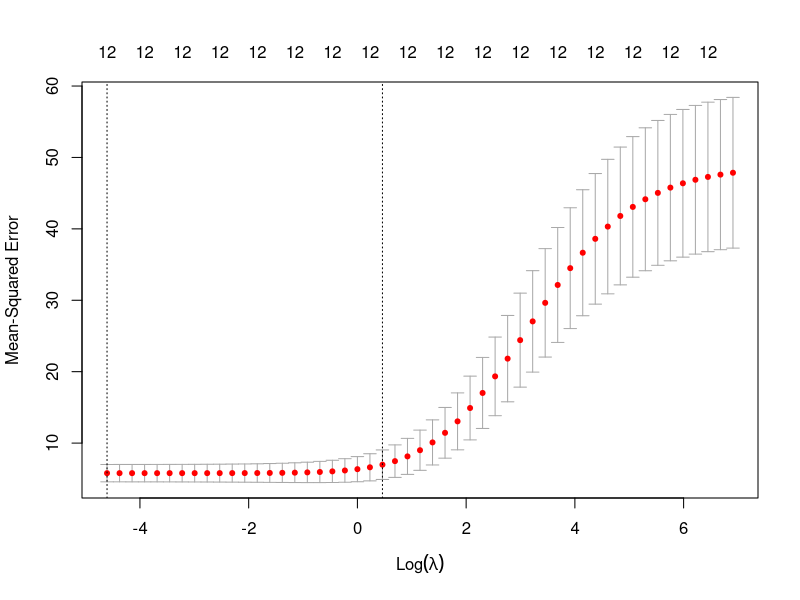
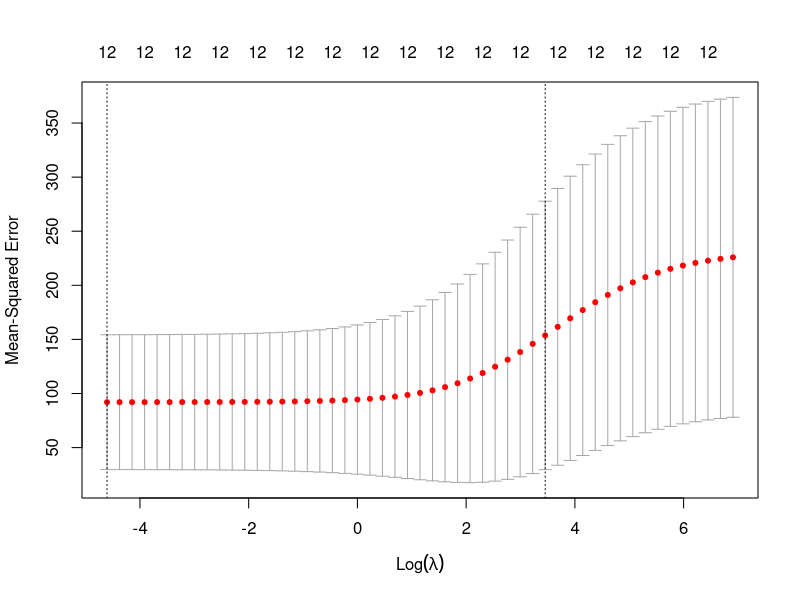

Write the R code that produced these figures, in order. (Note: this script raises an error after producing the figures.)
#################################
# Simple ridge regression as done in
# https://drsimonj.svbtle.com/ridge-regression-with-glmnet
################################

library(tidyverse)
library(broom)
library(glmnet)

# load dataset
train.dat <- read.csv(file = "./data/train.csv")
test.dat <- read.csv(file = "./data/test.csv")

# split training datset in half
set.seed(555)
samp.id <- sample(nrow(train.dat), nrow(train.dat)/2)
ttrain.dat <- train.dat[samp.id,] 
ttest.dat <- train.dat[-samp.id,]

Y <- ttrain.dat$Y
X <- model.matrix(Y ~ ., data = ttrain.dat[,-1])
lambdas <- 10^seq(3, -2, by = -.1)

# test model
m.1 <- glmnet(X, Y, alpha = 0, lambda = lambdas)
summary(m.1)

cv_fit <- cv.glmnet(X, Y, alpha = 0, lambda = lambdas)
plot(cv_fit)

# determine optimal lambda
opt_lambda <- cv_fit$lambda.min
opt_lambda

y_pred <- predict(m.1, s = opt_lambda, 
                  newx = model.matrix(Y ~ ., data = ttest.dat[,-1]))

rmse <- sqrt(sum((ttest.dat$Y - y_pred)^2))

# Prediction will probably work better if we run the regression on the full dataset. Redo above, but on on the full trainingset

Y <- train.dat$Y
X <- model.matrix(Y ~ ., data = train.dat[,-1])
lambdas <- 10^seq(3, -2, by = -.1)

# test model
m.full <- glmnet(X, Y, alpha = 0, lambda = lambdas)
summary(m.full)

cv_fit <- cv.glmnet(X, Y, alpha = 0, lambda = lambdas)
plot(cv_fit)

opt_lambda <- cv_fit$lambda.min
opt_lambda

y_pred <- predict(m.1, s = opt_lambda, newx = model.matrix( ~ ., data = test.dat[,-1]))

out.dat <- data.frame(ID = test.dat$ID, Y = y_pred)
colnames(out.dat) <- c("ID", "Y")
write.csv(out.dat, file = "./results/ridge_2017-11-20.csv", row.names = FALSE)
